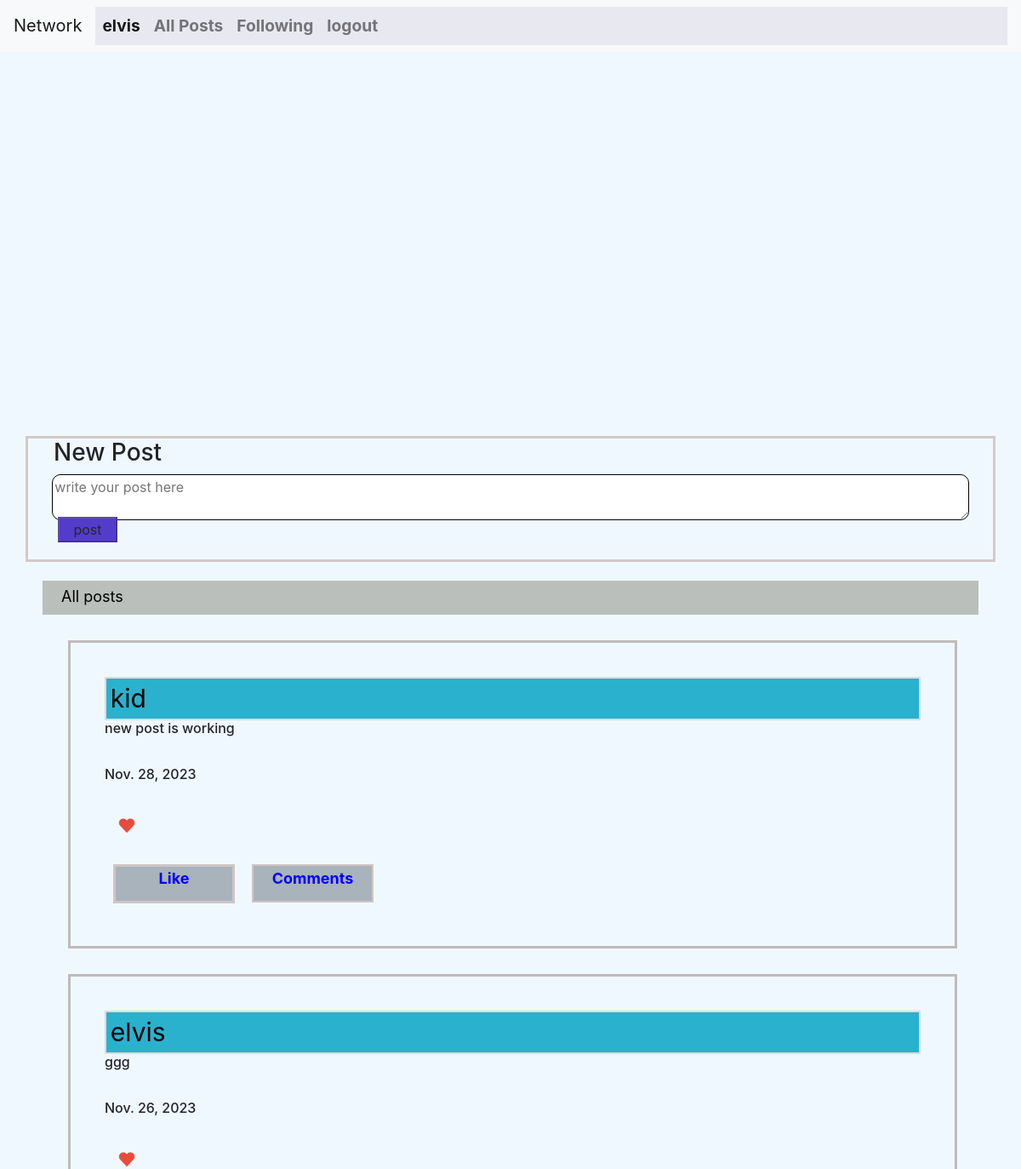
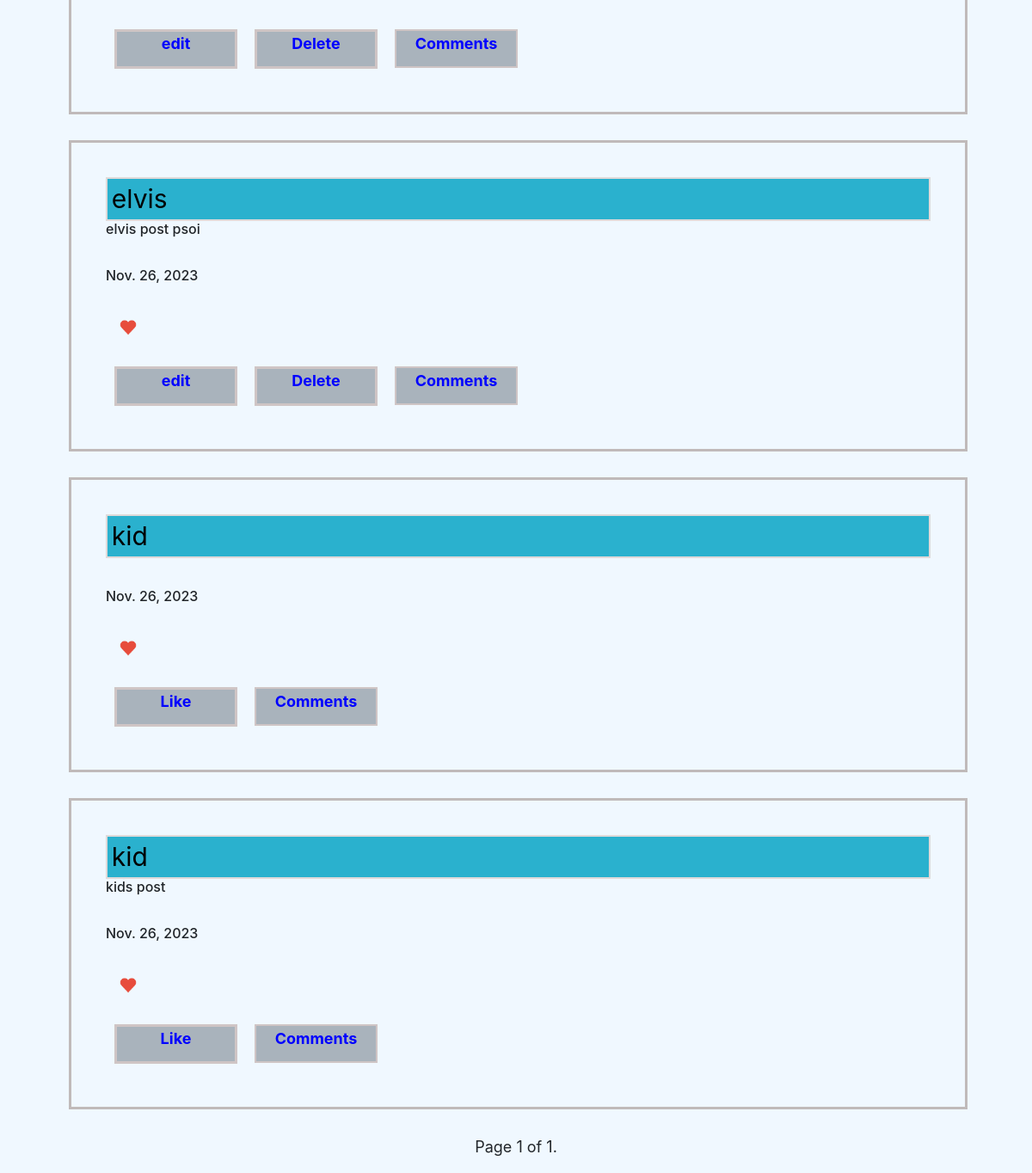
Screenshot of / (signed in) with the database file from the repository (2 pictures, top to bottom).
### network/models.py (models this page shows, shortened)
class User(AbstractUser):
    pass

class Posts(models.Model):
    user=models.ForeignKey(User,on_delete=models.CASCADE)
    text_field=models.CharField(max_length=5000)
    likes=models.IntegerField(default=0)
    date_created_on=models.DateField(auto_now=True)

### network/views.py (the view)
# urls.py: path("", views.index, name="index"),
@login_required
def index(request):
    user=request.user
    posts = Posts.objects.all().order_by('-id')  # fetching all post objects from database
    paginator = Paginator(posts, 10)
    page = request.GET.get('page1')
    try:
        page_obj = paginator.page(page)
    except PageNotAnInteger:
        page_obj = paginator.page(1)
    except EmptyPage:
        page_obj = paginator.page(paginator.num_pages)
    followed_users_ids=[]
    post_set=set()
    followed_posts=[]
    follower_ids= user.following_set.all()
    for ids in follower_ids:
        id=ids.users_id
        post_set.add(id)
    followed_users_ids=list(post_set)
    for followed_user_id in followed_users_ids:
        post=Posts.objects.filter(user=followed_user_id)
        followed_posts+=post
    followed_posts
    paginator = Paginator(followed_posts, 5)
    page = request.GET.get('page2')
    try:
        followed_posts = paginator.page(page)
    except PageNotAnInteger:
        followed_posts = paginator.page(1)
    except EmptyPage:
        followed_posts = paginator.page(paginator.num_pages)
    return render(request, 'network/index.html',{'page_obj':page_obj,'page':followed_posts})

### network/templates/network/index.html (shortened to what this page needs)
{% extends "network/layout.html" %}
{% block body %}
{% if user.is_authenticated %}
<section id="section">
        <div id="create-post">
            <h3 id="post-header">New Post</h3>
            <form id="post-form">
                  <textarea name="text_field" id="textarea"  placeholder="write your post here"></textarea> <br>
                  <button id="form-button" type="submit">post</button>
            </form>
        </div>
<div id="post-container">
  {% if page_obj %}
  <div id="post-title">All posts</div>
  {% for post in page_obj %}
      <div data-posts="{{post.user.id}}" id="all-posts">
              <div id="post-list">
                      <button data-profile="{{post.user.id}}" id="username-link" >{{post.user.username}}</button> <br>
                      <h3 id="post-txt">{{post.text_field}} </h3> <br>
                      <h3 id="post-date">{{post.date_created_on}} </h3> <br>
                     <div id="count-div">
                        <a data-img="{{post.id}}" id="{{post.user.username}}" class="btn-like-img" href="">
                             <img id="image" src="{% static 'network/heart.png' %}" alt="heart picture">
                        </a>
                    </div>
                      <div class="btn-div">
                              {% if post.user.username == user.username %}
                              <a data-edit="{{post.id}}" id="btn-edit" href="#edit-post">edit</a>
                              <a data-delete="{{post.id}}" id="btn-delete" href=""> Delete</a><br>
                              <button data-comments="{{post.id}}" id="btn-comment">Comments</button>
                              {% else %}
                            <a data-like="{{post.id}}" id="btn-like" href=""> Like</a><br>
                              <button data-comments="{{post.id}}" id="btn-comment">Comments</button>
                              {% endif %}
                      </div>
              </div>
      </div>
{% endfor %}
          <center>
                <div>
                    <span>
                      <span>
                        Page {{ page_obj.number }} of {{ page_obj.paginator.num_pages }}.
                      </span>
                    </span>
                </div>
          </center>
{% endif %}
</div>
</section>
{% endif %}
{% endblock %}

### network/templates/network/layout.html (shortened to what this page needs)
{% load static %}
<!DOCTYPE html>
<html lang="en">
    <head>
        <link rel="stylesheet" href="https://cdn.jsdelivr.net/npm/bootstrap@4.0.0/dist/css/bootstrap.min.css">
        <link href="{% static 'network/styles.css' %}" rel="stylesheet">
    </head>
    <body>
        <div class="nav-bar">
            {% if user.is_authenticated %}
                 <nav class="navbar navbar-expand-lg navbar-light bg-light">
                        <a class="navbar-brand" href="#">Network</a>
                        <div class="collapse navbar-collapse" id="navbarSupportedContent">
                                <ul class="navbar-nav mr-auto">
                                    <li class="nav-item active">
                                    <a class="nav-link"  id="username"  href="">{{user.username}}<span class="sr-only">(current)</span></a>
                                    </li>
                                    <li class="nav-item">
                                    <a class="nav-link" id="posts-posts" href="/">All Posts</a>
                                    </li>
                                    <li class="nav-item">
                                    <a class="nav-link" id="following_url" href="#following-post-container">Following</a>
                                    </li>
                                    <li class="nav-item">
                                    <a class="nav-link"  href="{% url 'logout' %}">logout</a>
                                    </li>
                                </ul>
                        </div>
                </nav>
                {% else %}
                <div class="log-reg">
                <a class="reg-form" href="{% url 'register' %}">Register</a>
                <a class="log-form"  href="{% url 'login' %}">login</a>
                </div>
                {% endif %}
        </div>
        <div class="body">
                  {% block body %}
                  {% endblock %}
        </div>
</body>
</html>

### network/static/network/styles.css (style rules this page uses)
#textarea { display: flex; flex-direction: row; flex-wrap: nowrap; justify-content: flex-start; align-items: stretch; align-content: stretch; width:40% }

### network/templates/network/layout.html (style rules this page uses)
.nav-bar { width: 100%; height: 20%; }
.navbar { width: 100%; height: auto; position: fixed; z-index: 1; color: blue; }
.nav-link { color:rgb(23, 23, 188); font-style: normal; font-size: larger; font-weight: bold; }
#navbarSupportedContent { background-color: rgb(232, 232, 240); }
body { background-color:aliceblue; width: 100%; height: 100%; position: absolute; }
#section { background-color:aliceblue; margin-top: 10px; width: auto; height: auto; margin-top: -35px; }
#create-post,#edit-post { display: flex; flex-direction: column; flex-wrap: nowrap; justify-content: flex-start; align-items: stretch; align-content: stretch; width:95%; padding-top: -20px; position: relative; margin-bottom:5px; margin:auto; border: solid; border-color: rgb(210, 202, 202); background-color:aliceblue; }
#post-header { margin-left:30px }
#textarea,#textarea-edit { width:95%; margin:auto; margin-bottom: -25px; border: 1px solid; border-radius: 10px; }
#form-button ,#form-button-edit { background-color:rgb(84, 60, 203); text-align: center; padding-bottom: -20px; margin-left: 35px; margin-top: -39px; margin-bottom:20px; color: #262626; width:70px; }
#post-container,#following-post-container { background-color:aliceblue; padding: 20px; width:95%; margin: auto; margin-top: 2px; font-size: large; }
#all-posts,#profile-box,#user-following { display: flex; flex-direction: column; flex-wrap: nowrap; justify-content: flex-start; align-items: stretch; align-content: stretch; position: relative; padding: 40px; width: 95%; margin: 30px; border-style: solid; border-color: #c0baba; }
#btn-edit, #btn-delete, #btn-unlike,#btn-comment,#id1,#id2,#id3,#btn-like,#btn-likep { height: 20px; background-color: rgb(169, 179, 188); padding-bottom: 40px; text-align: center; margin: 1%; border-style: solid; border-color: rgb(207, 197, 197); margin-bottom: 10px; color: blue; font-weight: bold; width:15% }
.btn-div { display: flex; flex-direction: row; }
#profile-title,#following-title,#post-title { background-color: rgb(187, 191, 187); height: 40px; text-align: justify; padding-left: 2%; padding-top: .5%; color:black; }
#post-txt { font-size: medium; }
#post-date { font-size: medium; }
#username-link { width:100%; background-color: #2ab1ce; text-align: left; font-size: 30px; height: auto; border-color: #dfdada; border-style: solid; padding-left: .5%; }
#count-div { display: flex; flex-direction: row; flex-wrap: nowrap; justify-content: flex-start; align-items: stretch; align-content: stretch; position: relative; padding-left: 5px; padding-right: 5px; padding-bottom: 40px; text-align: center; margin: auto; border-radius: 15px; margin-bottom: 10px; }
#image { width: 20px; height: 20px; margin-left: 1px; }

### rows the page displays
User: username "elvis"
Posts: user.username "kid", text_field "new post is working", date_created_on "Nov. 28, 2023"
Posts: user.username "elvis", text_field "ggg", date_created_on "Nov. 26, 2023"
Posts: user.username "elvis", text_field "elvis post psoi", date_created_on "Nov. 26, 2023"
Posts: user.username "kid", date_created_on "Nov. 26, 2023"
Posts: user.username "kid", text_field "kids post", date_created_on "Nov. 26, 2023"

### other values shown
{{ page_obj.number }} "1"
{{ page_obj.paginator.num_pages }} "1"
